Frame 1 (no input): blank canvas, image omitted
Frame 60 (no input): blank canvas, image omitted
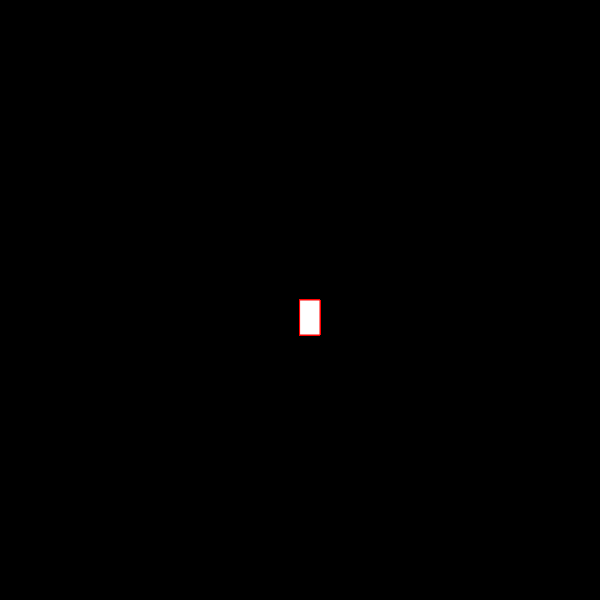
Frame 120 (the mouse pressed at the canvas centre since frame 60)

The p5.js sketch whose frames 1 and 60 were blank and that drew this single picture after the mouse press (run headless with seeded random() and noise() and a simulated clock; from frame 60 on, the mouse is pressed at the canvas centre):

// p5.js sketch
// ── sketch.js
function setup() {
    createCanvas(600, 600);
    background("black");
  }
  
  function draw() {
    stroke("red");
    fill("white");
    
    if(mouseIsPressed){
    rect(mouseX, mouseY, 20, 35)
    
    }    
  }
